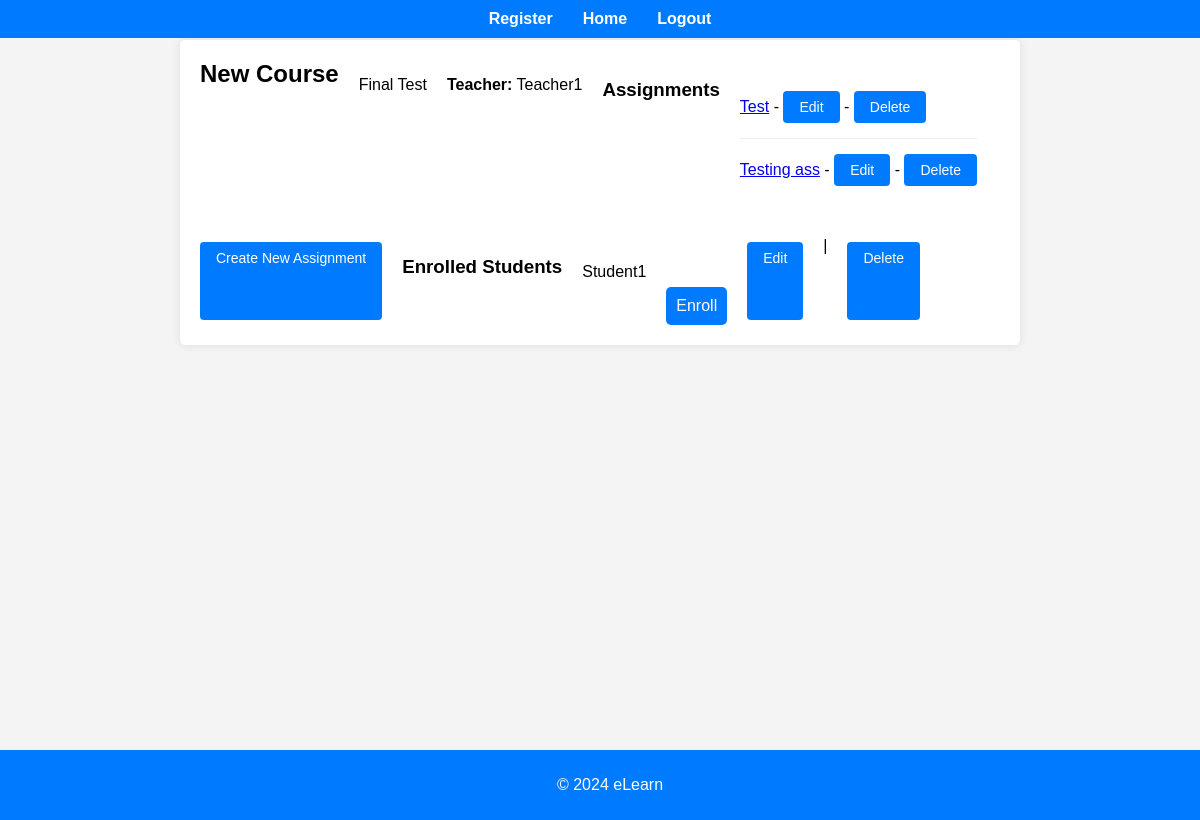
/courses/4/ (signed in), run on the app's committed database.
### courses/models.py (models this page shows, shortened)
class Course(models.Model):
    title = models.CharField(max_length=200)
    description = models.TextField()
    created_at = models.DateTimeField(auto_now_add=True)
    updated_at = models.DateTimeField(auto_now=True)
    teacher = models.ForeignKey(settings.AUTH_USER_MODEL, on_delete=models.CASCADE, related_name='courses')

class Enrollment(models.Model):
    student = models.ForeignKey(settings.AUTH_USER_MODEL, on_delete=models.CASCADE, related_name='enrollments')
    course = models.ForeignKey(Course, on_delete=models.CASCADE, related_name='enrollments')
    enrolled_at = models.DateTimeField(auto_now_add=True)
    class Meta:
        unique_together = ('student', 'course')

### core/models.py (models this page shows, shortened)
class User(AbstractUser):
    USER_TYPE_CHOICES = (
        ('student', 'Student'),
        ('teacher', 'Teacher'),
    )
    is_student = models.BooleanField(default=False)
    is_teacher = models.BooleanField(default=False)
    profile_picture = models.ImageField(upload_to='profile_pictures/', null=True, blank=True)
    bio = models.TextField(null=True, blank=True)
    phone_number = models.CharField(max_length=15, null=True, blank=True)
    address = models.CharField(max_length=255, null=True, blank=True)
    date_of_birth = models.DateField(null=True, blank=True)
    user_type = models.CharField(max_length=20, choices=USER_TYPE_CHOICES, default='student')
    USERNAME_FIELD = 'username'
    groups = models.ManyToManyField(
        Group,
        related_name='custom_user_groups',  # Add related_name to avoid clash
        blank=True,
        help_text='The groups this user belongs to. A user will get all permissions granted to each of their groups.',
        verbose_name='groups',
    )
    user_permissions = models.ManyToManyField(
        Permission,
        related_name='custom_user_permissions',  # Add related_name to avoid clash
        blank=True,
        help_text='Specific permissions for this user.',
        verbose_name='user permissions',
    )

### assignments/models.py (models this page shows, shortened)
class Assignment(models.Model):
    title = models.CharField(max_length=100)
    description = models.TextField()
    due_date = models.DateField()
    course = models.ForeignKey(Course, on_delete=models.CASCADE, related_name='assignments')
    total_marks = models.FloatField(default=100)

### courses/views.py (the view, shortened to what this page needs)
# urls.py: path('<int:pk>/', CourseDetailView.as_view(), name='course_detail'),
@method_decorator(login_required, name='dispatch')
class CourseDetailView(View):
    def get(self, request, pk):
        course = get_object_or_404(Course, pk=pk)
        assignments = course.assignments.all()
        enrolled_students = course.enrollments.all()
        is_enrolled = enrolled_students.filter(student=request.user).exists()
        return render(request, 'courses/course_detail.html', {
            'course': course,
            'assignments': assignments,
            'enrolled_students': enrolled_students,
            'is_enrolled': is_enrolled
        })

### templates/courses/course_detail.html (shortened to what this page needs)
{% extends "core/base.html" %}
{% block content %}
<div class="course-container">
    <h2>{{ course.title }}</h2>
    <p>{{ course.description }}</p>
    <p><strong>Teacher:</strong> {{ course.teacher.username }}</p>
    <h3>Assignments</h3>
    <ul>
        {% for assignment in assignments %}
            <li>
                <a href="{% url 'assignments:assignment_detail' assignment.pk %}">{{ assignment.title }}</a>
                {% if request.user == course.teacher %}
                    - <a href="{% url 'assignments:assignment_update' assignment.pk %}" class="btn">Edit</a>
                    - <a href="{% url 'assignments:assignment_delete' assignment.pk %}" class="btn">Delete</a>
                {% endif %}
            </li>
        {% endfor %}
    </ul>
    {% if request.user == course.teacher %}
        <a href="{% url 'assignments:assignment_create' %}?course_id={{ course.pk }}" class="btn">Create New Assignment</a>
    {% endif %}
    <h3>Enrolled Students</h3>
    <ul>
        {% for enrollment in enrolled_students %}
            <li>{{ enrollment.student.username }}</li>
        {% endfor %}
    </ul>
    {% if request.user.is_authenticated %}
        {% if is_enrolled %}
            <p>You are already enrolled in this course.</p>
        {% else %}
            <form method="post" action="{% url 'courses:enroll_in_course' course.pk %}">
                <button type="submit" class="btn">Enroll</button>
            </form>
        {% endif %}
    {% endif %}
    {% if request.user == course.teacher %}
        <a href="{% url 'courses:course_update' course.pk %}" class="btn">Edit</a> |
        <a href="{% url 'courses:course_delete' course.pk %}" class="btn">Delete</a>
    {% endif %}
</div>
{% endblock %}

### static/css/main.css (style rules this page uses)
body { font-family: Arial, sans-serif; background-color: #f4f4f4; margin: 0; padding: 0; display: flex; flex-direction: column; min-height: 100vh; padding-top: 20px; }
.btn { margin-top: 50px; z-index: 4; }

### static/css/courses.css (style rules this page uses)
.course-container { padding-top: 20px; padding-left: 10px; display: flex; flex-wrap: wrap; gap: 20px; }

### static/css/assignments.css (style rules this page uses)
.course-container, .assignment-container { background-color: #fff; padding: 20px; border-radius: 5px; box-shadow: 0 0 10px rgba(0, 0, 0, 0.1); margin: 20px auto; max-width: 800px; }
.course-container h2, .assignment-container h2 { margin-top: 0; }
.course-container ul, .assignment-container ul { list-style: none; padding: 0; }
.course-container ul li, .assignment-container ul li { padding: 10px 0; border-bottom: 1px solid #eee; }
.course-container ul li:last-child, .assignment-container ul li:last-child { border-bottom: none; }
.course-container a.btn, .assignment-container a.btn, .assignment-container form button { display: inline-block; padding: 8px 16px; font-size: 14px; color: #fff; background-color: #007BFF; border: none; border-radius: 4px; text-decoration: none; transition: background-color 0.3s; margin: 5px 0; }
form { display: flex; flex-direction: column; }
form button { align-self: flex-start; }

### static/css/grades.css (style rules this page uses)
button { display: block; width: 100%; padding: 10px; background-color: #007BFF; color: white; border: none; border-radius: 5px; font-size: 16px; cursor: pointer; }

### data on the page
Course: title "New Course", description "Final Test", teacher.username "Teacher1"
Assignment: title "Test"
Assignment: title "Testing ass"
Enrollment: student.username "Student1"
